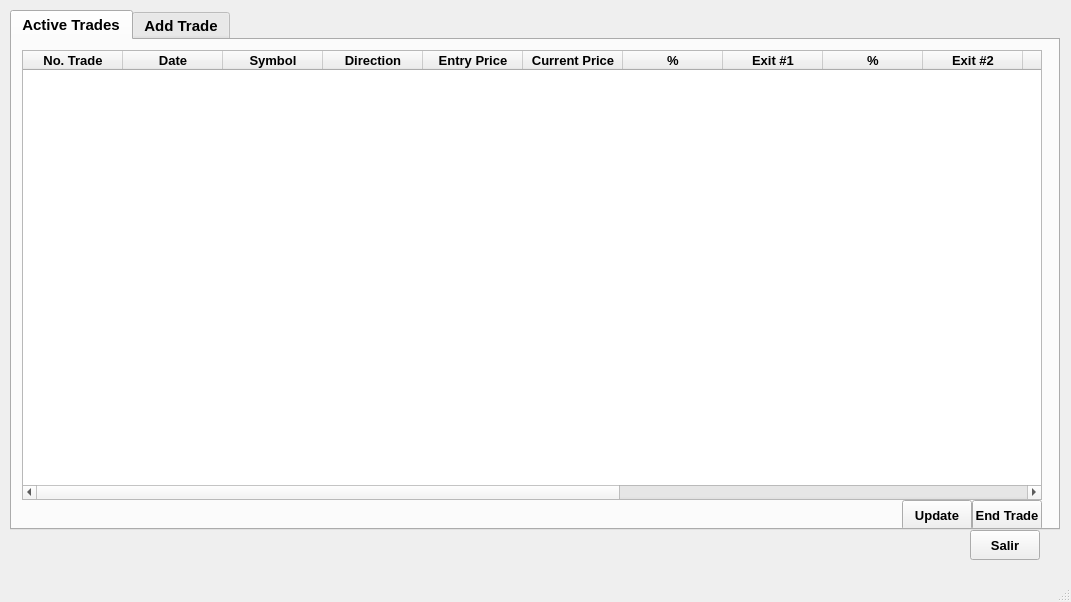
<?xml version="1.0" encoding="UTF-8"?>
<ui version="4.0">
 <class>trades360</class>
 <widget class="QMainWindow" name="trades360">
  <property name="geometry">
   <rect>
    <x>0</x>
    <y>0</y>
    <width>1071</width>
    <height>602</height>
   </rect>
  </property>
  <property name="windowTitle">
   <string>MainWindow</string>
  </property>
  <widget class="QWidget" name="centralwidget">
   <widget class="QTabWidget" name="tab_360trades">
    <property name="geometry">
     <rect>
      <x>10</x>
      <y>10</y>
      <width>1050</width>
      <height>520</height>
     </rect>
    </property>
    <property name="font">
     <font>
      <family>Arial</family>
      <pointsize>11</pointsize>
      <weight>75</weight>
      <bold>true</bold>
     </font>
    </property>
    <property name="currentIndex">
     <number>0</number>
    </property>
    <widget class="QWidget" name="tab_active_trades">
     <attribute name="title">
      <string>Active Trades</string>
     </attribute>
     <widget class="QTableWidget" name="tbl_360_trades">
      <property name="geometry">
       <rect>
        <x>10</x>
        <y>10</y>
        <width>1020</width>
        <height>450</height>
       </rect>
      </property>
      <property name="sizePolicy">
       <sizepolicy hsizetype="Expanding" vsizetype="Expanding">
        <horstretch>0</horstretch>
        <verstretch>0</verstretch>
       </sizepolicy>
      </property>
      <property name="styleSheet">
       <string notr="true"/>
      </property>
      <property name="sizeAdjustPolicy">
       <enum>QAbstractScrollArea::AdjustToContents</enum>
      </property>
      <property name="alternatingRowColors">
       <bool>true</bool>
      </property>
      <column>
       <property name="text">
        <string>No. Trade</string>
       </property>
       <property name="toolTip">
        <string/>
       </property>
       <property name="font">
        <font>
         <family>Arial</family>
         <pointsize>10</pointsize>
         <weight>75</weight>
         <bold>true</bold>
        </font>
       </property>
       <property name="textAlignment">
        <set>AlignCenter</set>
       </property>
      </column>
      <column>
       <property name="text">
        <string>Date</string>
       </property>
       <property name="toolTip">
        <string extracomment="Hola"/>
       </property>
       <property name="font">
        <font>
         <family>Arial</family>
         <pointsize>10</pointsize>
         <weight>75</weight>
         <bold>true</bold>
        </font>
       </property>
      </column>
      <column>
       <property name="text">
        <string>Symbol</string>
       </property>
       <property name="font">
        <font>
         <family>Arial</family>
         <pointsize>10</pointsize>
         <weight>75</weight>
         <bold>true</bold>
        </font>
       </property>
      </column>
      <column>
       <property name="text">
        <string>Direction</string>
       </property>
       <property name="font">
        <font>
         <family>Arial</family>
         <pointsize>10</pointsize>
         <weight>75</weight>
         <bold>true</bold>
        </font>
       </property>
      </column>
      <column>
       <property name="text">
        <string>Entry Price</string>
       </property>
       <property name="font">
        <font>
         <family>Arial</family>
         <pointsize>10</pointsize>
         <weight>75</weight>
         <bold>true</bold>
        </font>
       </property>
      </column>
      <column>
       <property name="text">
        <string>Current Price</string>
       </property>
       <property name="font">
        <font>
         <family>Arial</family>
         <pointsize>10</pointsize>
         <weight>75</weight>
         <bold>true</bold>
        </font>
       </property>
      </column>
      <column>
       <property name="text">
        <string>%</string>
       </property>
       <property name="font">
        <font>
         <family>Arial</family>
         <pointsize>10</pointsize>
         <weight>75</weight>
         <bold>true</bold>
        </font>
       </property>
      </column>
      <column>
       <property name="text">
        <string>Exit #1</string>
       </property>
       <property name="toolTip">
        <string/>
       </property>
       <property name="font">
        <font>
         <family>Arial</family>
         <pointsize>10</pointsize>
         <weight>75</weight>
         <bold>true</bold>
        </font>
       </property>
      </column>
      <column>
       <property name="text">
        <string>%</string>
       </property>
       <property name="font">
        <font>
         <family>Arial</family>
         <pointsize>10</pointsize>
         <weight>75</weight>
         <bold>true</bold>
        </font>
       </property>
      </column>
      <column>
       <property name="text">
        <string>Exit #2</string>
       </property>
       <property name="toolTip">
        <string/>
       </property>
       <property name="font">
        <font>
         <family>Arial</family>
         <pointsize>10</pointsize>
         <weight>75</weight>
         <bold>true</bold>
        </font>
       </property>
      </column>
      <column>
       <property name="text">
        <string>%</string>
       </property>
       <property name="font">
        <font>
         <family>Arial</family>
         <pointsize>10</pointsize>
         <weight>75</weight>
         <bold>true</bold>
        </font>
       </property>
      </column>
      <column>
       <property name="text">
        <string>Exit #3</string>
       </property>
       <property name="font">
        <font>
         <family>Arial</family>
         <pointsize>10</pointsize>
         <weight>75</weight>
         <bold>true</bold>
        </font>
       </property>
      </column>
      <column>
       <property name="text">
        <string>%</string>
       </property>
       <property name="font">
        <font>
         <family>Arial</family>
         <pointsize>10</pointsize>
         <weight>75</weight>
         <bold>true</bold>
        </font>
       </property>
      </column>
      <column>
       <property name="text">
        <string>Exit #4</string>
       </property>
       <property name="font">
        <font>
         <family>Arial</family>
         <pointsize>10</pointsize>
         <weight>75</weight>
         <bold>true</bold>
        </font>
       </property>
      </column>
      <column>
       <property name="text">
        <string>%</string>
       </property>
       <property name="font">
        <font>
         <family>Arial</family>
         <pointsize>10</pointsize>
         <weight>75</weight>
         <bold>true</bold>
        </font>
       </property>
      </column>
      <column>
       <property name="text">
        <string>Stop Loss</string>
       </property>
       <property name="toolTip">
        <string/>
       </property>
       <property name="font">
        <font>
         <family>Arial</family>
         <pointsize>10</pointsize>
         <weight>75</weight>
         <italic>false</italic>
         <bold>true</bold>
        </font>
       </property>
      </column>
      <column>
       <property name="text">
        <string>%</string>
       </property>
       <property name="font">
        <font>
         <family>Arial</family>
         <pointsize>10</pointsize>
         <weight>75</weight>
         <bold>true</bold>
        </font>
       </property>
      </column>
     </widget>
     <widget class="QPushButton" name="btn_update">
      <property name="geometry">
       <rect>
        <x>890</x>
        <y>460</y>
        <width>70</width>
        <height>30</height>
       </rect>
      </property>
      <property name="font">
       <font>
        <family>Arial</family>
        <pointsize>10</pointsize>
        <weight>75</weight>
        <bold>true</bold>
       </font>
      </property>
      <property name="text">
       <string>Update</string>
      </property>
      <property name="flat">
       <bool>false</bool>
      </property>
     </widget>
     <widget class="QPushButton" name="btn_end_trade">
      <property name="geometry">
       <rect>
        <x>960</x>
        <y>460</y>
        <width>70</width>
        <height>30</height>
       </rect>
      </property>
      <property name="font">
       <font>
        <family>Arial</family>
        <pointsize>10</pointsize>
        <weight>75</weight>
        <bold>true</bold>
       </font>
      </property>
      <property name="text">
       <string>End Trade</string>
      </property>
     </widget>
    </widget>
    <widget class="QWidget" name="tab_AddTrade">
     <attribute name="title">
      <string>Add Trade</string>
     </attribute>
     <widget class="QWidget" name="formLayoutWidget">
      <property name="geometry">
       <rect>
        <x>10</x>
        <y>10</y>
        <width>931</width>
        <height>371</height>
       </rect>
      </property>
      <layout class="QFormLayout" name="layout_add_trade">
       <property name="fieldGrowthPolicy">
        <enum>QFormLayout::ExpandingFieldsGrow</enum>
       </property>
       <property name="rowWrapPolicy">
        <enum>QFormLayout::DontWrapRows</enum>
       </property>
       <property name="verticalSpacing">
        <number>1</number>
       </property>
       <property name="leftMargin">
        <number>5</number>
       </property>
       <item row="0" column="0">
        <widget class="QLabel" name="lbl_date">
         <property name="text">
          <string>Date:</string>
         </property>
        </widget>
       </item>
       <item row="0" column="1">
        <widget class="QDateEdit" name="date_date"/>
       </item>
       <item row="1" column="0">
        <widget class="QLabel" name="lbl_symbol">
         <property name="text">
          <string>Symbol:</string>
         </property>
        </widget>
       </item>
       <item row="1" column="1">
        <widget class="QLineEdit" name="txt_symbol">
         <property name="sizePolicy">
          <sizepolicy hsizetype="Minimum" vsizetype="Fixed">
           <horstretch>0</horstretch>
           <verstretch>0</verstretch>
          </sizepolicy>
         </property>
        </widget>
       </item>
       <item row="2" column="0">
        <widget class="QLabel" name="lbl_direction">
         <property name="text">
          <string>Direction:</string>
         </property>
        </widget>
       </item>
       <item row="2" column="1">
        <widget class="QComboBox" name="cmb_direction">
         <property name="sizePolicy">
          <sizepolicy hsizetype="Minimum" vsizetype="Fixed">
           <horstretch>0</horstretch>
           <verstretch>0</verstretch>
          </sizepolicy>
         </property>
         <property name="editable">
          <bool>false</bool>
         </property>
         <property name="currentText">
          <string/>
         </property>
         <property name="maxVisibleItems">
          <number>2</number>
         </property>
         <property name="sizeAdjustPolicy">
          <enum>QComboBox::AdjustToMinimumContentsLength</enum>
         </property>
        </widget>
       </item>
       <item row="3" column="0">
        <widget class="QLabel" name="lbl_entry_price">
         <property name="text">
          <string>Entry Price:</string>
         </property>
        </widget>
       </item>
       <item row="3" column="1">
        <widget class="QLineEdit" name="txt_entry_price">
         <property name="sizePolicy">
          <sizepolicy hsizetype="Minimum" vsizetype="Fixed">
           <horstretch>0</horstretch>
           <verstretch>0</verstretch>
          </sizepolicy>
         </property>
        </widget>
       </item>
       <item row="4" column="0">
        <widget class="QLabel" name="lbl_exit_1">
         <property name="text">
          <string>Exit #1:</string>
         </property>
        </widget>
       </item>
       <item row="4" column="1">
        <widget class="QLineEdit" name="txt_exit_1">
         <property name="sizePolicy">
          <sizepolicy hsizetype="Minimum" vsizetype="Fixed">
           <horstretch>0</horstretch>
           <verstretch>0</verstretch>
          </sizepolicy>
         </property>
        </widget>
       </item>
       <item row="5" column="0">
        <widget class="QLabel" name="lbl_exit_2">
         <property name="text">
          <string>Exit #2:</string>
         </property>
        </widget>
       </item>
       <item row="5" column="1">
        <widget class="QLineEdit" name="txt_exit_2">
         <property name="sizePolicy">
          <sizepolicy hsizetype="Minimum" vsizetype="Fixed">
           <horstretch>0</horstretch>
           <verstretch>0</verstretch>
          </sizepolicy>
         </property>
        </widget>
       </item>
       <item row="6" column="0">
        <widget class="QLabel" name="lbl_exit_3">
         <property name="text">
          <string>Exit #3:</string>
         </property>
        </widget>
       </item>
       <item row="6" column="1">
        <widget class="QLineEdit" name="txt_exit_3">
         <property name="sizePolicy">
          <sizepolicy hsizetype="Minimum" vsizetype="Fixed">
           <horstretch>0</horstretch>
           <verstretch>0</verstretch>
          </sizepolicy>
         </property>
        </widget>
       </item>
       <item row="7" column="0">
        <widget class="QLabel" name="lbl_exit_4">
         <property name="text">
          <string>Exit #4:</string>
         </property>
        </widget>
       </item>
       <item row="7" column="1">
        <widget class="QLineEdit" name="txt_exit_4">
         <property name="sizePolicy">
          <sizepolicy hsizetype="Minimum" vsizetype="Fixed">
           <horstretch>0</horstretch>
           <verstretch>0</verstretch>
          </sizepolicy>
         </property>
        </widget>
       </item>
       <item row="8" column="0">
        <widget class="QLabel" name="lbl_stop_loss">
         <property name="text">
          <string>Stop Loss:</string>
         </property>
        </widget>
       </item>
       <item row="8" column="1">
        <widget class="QLineEdit" name="txt_stop_loss">
         <property name="sizePolicy">
          <sizepolicy hsizetype="Minimum" vsizetype="Fixed">
           <horstretch>0</horstretch>
           <verstretch>0</verstretch>
          </sizepolicy>
         </property>
        </widget>
       </item>
       <item row="9" column="1">
        <widget class="QPushButton" name="btn_add_trade">
         <property name="text">
          <string>Add</string>
         </property>
        </widget>
       </item>
      </layout>
     </widget>
    </widget>
   </widget>
   <widget class="QPushButton" name="btn_salir">
    <property name="geometry">
     <rect>
      <x>970</x>
      <y>530</y>
      <width>70</width>
      <height>30</height>
     </rect>
    </property>
    <property name="font">
     <font>
      <family>Arial</family>
      <pointsize>10</pointsize>
      <weight>75</weight>
      <italic>false</italic>
      <bold>true</bold>
     </font>
    </property>
    <property name="styleSheet">
     <string notr="true"/>
    </property>
    <property name="text">
     <string>Salir</string>
    </property>
   </widget>
  </widget>
  <widget class="QMenuBar" name="menubar">
   <property name="geometry">
    <rect>
     <x>0</x>
     <y>0</y>
     <width>1071</width>
     <height>21</height>
    </rect>
   </property>
  </widget>
  <widget class="QStatusBar" name="statusbar"/>
 </widget>
 <resources/>
 <connections/>
</ui>
